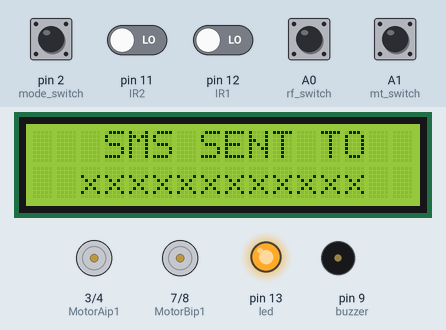
Simulated run of this sketch. Board: Arduino Uno, built with avr-gcc and run on an emulated ATmega328P. Shown: 16×2 character LCD, motor-driver pin pairs drawn as motors (green arrow = first pin HIGH = forward, orange = second pin HIGH = backward, longer = more drive, scaled by the enable pin), output pins drawn as LEDs (lit = HIGH), buzzer (waves = sounding, pin HIGH). Inputs (shaded band) come from the test bench; at power-on: A0 (rf_switch), A1 (mt_switch), pin 2 (mode_switch) HIGH, pin 11 (IR2), pin 12 (IR1) LOW. What the sketch prints to the serial monitor is not drawn.

Above: at 3.9 s.
4.0 s: A0 (rf_switch) pulled LOW for 0.25 s
At 4.18 s:
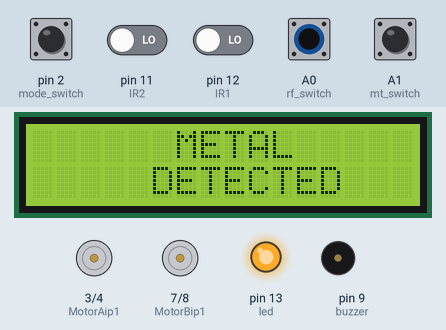
5.7 s: A1 (mt_switch) pulled LOW for 1 s
At 6.72 s:
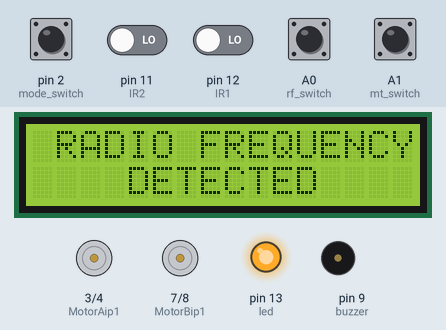
8.3 s: pin 2 (mode_switch) pulled LOW for 1 s
At 9.36 s:
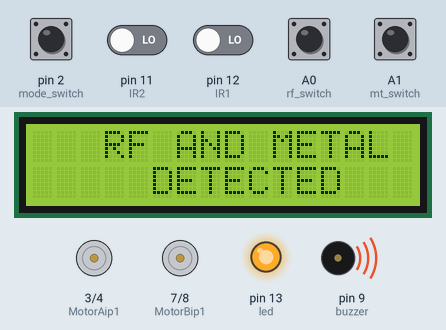
10.8 s: A0 (rf_switch) driven LOW and A1 (mt_switch) driven LOW
At 11.6 s:
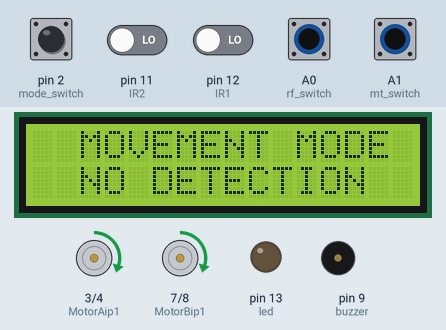
12.3 s: pin 11 (IR2) driven HIGH
At 13.5 s:
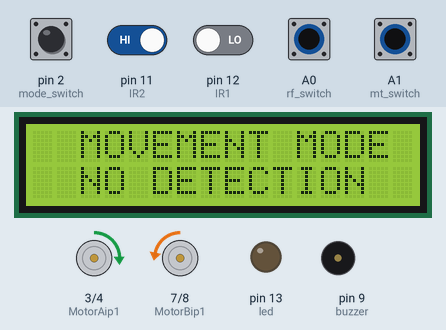
16.9 s: pin 2 (mode_switch) pulled LOW for 0.25 s
At 17.1 s:
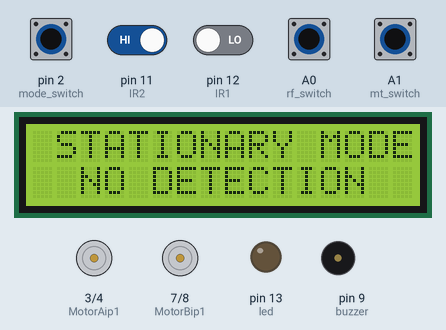
Timing chart, 0 to 19.9 s (numbered marks = the images above; inputs shaded):
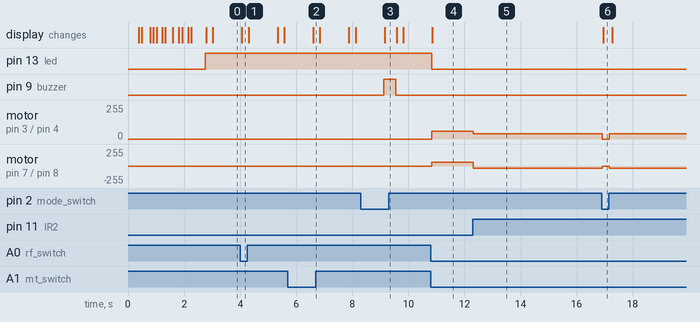

Measured:
- after the input at 4.0 s, the display: changes after 0.07 s (image 1)
- after the input at 5.7 s, the display: changes after 0.91 s (image 2)
- after the input at 8.3 s, pin 9 (buzzer): LOW → HIGH after 0.82 s, → LOW 0.44 s later; the display: changes after 0.85 s (image 3)
- after the input at 10.8 s, pin 13 (led): HIGH → LOW at once; motor on pin 3 (MotorAip1) / pin 4 (MotorAip2), motor on pin 7 (MotorBip1) / pin 8 (MotorBip2): stopped → forward 60/255 at once; the display: changes after 0.06 s (image 4)
- after the input at 12.3 s, motor on pin 3 (MotorAip1) / pin 4 (MotorAip2): forward 60/255 → forward 40/255 at once; motor on pin 7 (MotorBip1) / pin 8 (MotorBip2): forward 60/255 → backward 30/255 at once
- after the input at 16.9 s, motor on pin 3 (MotorAip1) / pin 4 (MotorAip2): forward 40/255 → stopped at once, → forward 40/255 0.25 s later; motor on pin 7 (MotorBip1) / pin 8 (MotorBip2): backward 30/255 → stopped at once, → backward 30/255 0.25 s later; the display: changes after 0.05 s (image 6)

The sketch:

cell_phone_detector_robot_in_examination_hall.ino
```cpp
/*
      To run or simulate this project efficiently, please follow all the instructions
      provided through comments.

      There is a bit deifferent when running the project using real devices or when using a simulator(Proteus).
      When using simulator you are needed to lower the delay because siulations in proteus does not run in real time,
      so in oreder to get the reuslts without waitng for long time, you are adviced to lower the delay time as much as you can.

      When you intend to use real(actual) devices, you need to chane the delay time because the instructions will be
      executed fast(approximately in real time).
      So, set the parameters as instructed bellow:
      -------------------------------------------
      Proteus Simulation   |   Actual Device
      -------------------------------------------
      delay(100)           |   delay(1000)
      delay(200)           |   delay(2000)
      delay(300)           |   delay(3000)
      delay(150)           |   delay(1500)
      delay(500)           |   delay(5000)
      delay(5)             |   delay(50)
      delay(15)            |   delay(150)
      delay(400)            |   delay(4000)
      delay(700)            |   delay(7000)
      delay(10)            |   delay(100)
      lcd(0x20, 16, 2)     |   lcd(0x27, 16, 2);
      -------------------------------------------

                       NOTE: READ EVERY COMMENT FOR BETTER UNDESTANDING AND BETTER RESULTS

                              THANK YOU
*/


#include <LiquidCrystal_I2C.h>
LiquidCrystal_I2C lcd(0x20, 16, 2);   //LiquidCrystal_I2C lcd(0x27, 16, 2); for actual device

// Black Line Follower
int IR1 = 12;      //Left sensor
int IR2 = 11;      //Right Sensor

// motor A
int enA = 5;    //Left motor
int MotorAip1 = 3;
int MotorAip2 = 4;

// motor B
int enB = 6;    //Right motor
int MotorBip1 = 7;
int MotorBip2 = 8;

//Sensor values
int rf_switch = A0;        //RF_Detector
int mt_switch = A1;       //Metal_Detector
int  mode_switch = 2;     //Switch mode
int led = 13;       //Output
int buzzer = 9;

//Sensors and mode states
boolean rf_switch_state = 0;
boolean mt_switch_state = 0;
boolean mode = false;

void setup()
{
  // put your setup code here, to run once:

  Serial.begin(9600);

  //Inputs and Outputs
  pinMode(enA, OUTPUT);
  pinMode(enB, OUTPUT);
  pinMode(IR1, INPUT);
  pinMode(IR2, INPUT);
  pinMode(MotorAip1, OUTPUT);
  pinMode(MotorAip2, OUTPUT);
  pinMode(MotorBip1, OUTPUT);
  pinMode(MotorBip2, OUTPUT);
  pinMode(mode_switch, INPUT_PULLUP);       //Mode switch
  pinMode(led, OUTPUT);             //LED
  digitalWrite(led, LOW);
  pinMode(buzzer, OUTPUT);          // Buzzer

  // Initialize the LCD and turn on light
  lcd.begin();
  lcd.backlight();
  lcd.clear();
  delay(300);

  lcd.print(" PHONE DETECTOR ");
  lcd.setCursor(0, 1);
  delay(100);
  lcd.print("     ROBOT ");
  delay(300);

  lcd.clear();
  delay(100);
  lcd.print("  DESIGNED BY");
  lcd.setCursor(0, 1);
  delay(100);
  lcd.print("    KASHINDI ");
  delay(200);
  lcd.clear();
  delay(100);
  lcd.print(" SYSTEM STARTUP ");
  delay(100);

  lcd.clear();
  lcd.setCursor(0, 0);
  lcd.print(" ..PLEASE WAIT..");

 for (int i = 5; i >= 1 ;  i--){
    lcd.setCursor(0, 1);
    delay(5);
    lcd.print("       ");
    lcd.print(i);
    delay(15 );
 }

  lcd.clear();
  delay(200);
  lcd.print("USE SWITCH TO SE");
  lcd.setCursor(0, 1);
  delay(100);
  lcd.print("   T EITHER");
  delay(200);

  lcd.clear();
  lcd.print("  MOVEMENT OR ");
  lcd.setCursor(0, 1);
  delay(100);
  lcd.print("STATIONARY MODE");

  delay(500);
}

void loop(){

 rf_switch_state = digitalRead(rf_switch);
 mt_switch_state = digitalRead(mt_switch);
 mode = digitalRead(mode_switch);

//Cheking if switch is pressed
 if(mode == false){

  stationary_mode();
 }
 else{
  movement_mode();
 }
}


//PART A: STATIONERY MODE
void stationary_mode(){

      stop_motors();

    if(rf_switch_state == 0 && mt_switch_state == 0){
      digitalWrite(led, LOW);
      digitalWrite(buzzer, LOW);
      lcd.setCursor(0, 0);
      lcd.print(" STATIONARY MODE   ");
      lcd.setCursor(0, 1);
      lcd.print("  NO DETECTION    ");
    }

    else if(rf_switch_state == HIGH && mt_switch_state == LOW){
      digitalWrite(led, HIGH);
      digitalWrite(buzzer, HIGH);
      //lcd.clear();
      lcd.setCursor(0, 0);
      lcd.print(" RADIO FREQUENCY ");
      lcd.setCursor(0, 1);
      lcd.print("    DETECTED     ");
      delay(400);
     // sendSMS();
    }

    else if(rf_switch_state == LOW && mt_switch_state == HIGH){
      digitalWrite(led, HIGH);
      digitalWrite(buzzer, HIGH);
      //lcd.clear();
      lcd.setCursor(0, 0);
      lcd.print("      METAL      ");
      lcd.setCursor(0, 1);
      lcd.print("    DETECTED     ");
      delay(400);
     // sendSMS();
    }

    else if(rf_switch_state == HIGH && mt_switch_state == HIGH){
      digitalWrite(led, HIGH);
      digitalWrite(buzzer, HIGH);
     // lcd.clear();
      lcd.setCursor(0, 0);
      lcd.print("   RF AND METAL    ");
      lcd.setCursor(0, 1);
      lcd.print("     DETECTED     ");
      delay(400);
      //sendSMS();
    }

    else{
      digitalWrite(led, LOW);
      digitalWrite(buzzer, LOW);
      lcd.clear();
      lcd.setCursor(0, 0);
      lcd.print(" STATIONARY MODE   ");
      lcd.setCursor(0, 1);
      lcd.print("  NO DETECTION    ");
      delay(200);
    }
  }


//PART B: MOVEMENT MODE
void movement_mode(){

  //PART ONE: BOTH IR ON BLACK LIGHT
  if (digitalRead(IR1) == HIGH && digitalRead(IR2) == HIGH && rf_switch_state == 0 && mt_switch_state == 0) //IR will not glow on black line
  {
    stop_motors();
    lcd.clear();
    digitalWrite(led, LOW);
    digitalWrite(buzzer, LOW);
    lcd.clear();
    lcd.print("  MOVEMENT MODE    ");
    lcd.setCursor(0, 1);
    lcd.print("  NO DETECTION    ");
  }

  else if (digitalRead(IR1) == HIGH && digitalRead(IR2) == HIGH && rf_switch_state == 1 && mt_switch_state == 1) //IR will not glow on black line
  {
    stop_motors();
    digitalWrite(led, HIGH);
    digitalWrite(buzzer, LOW);
    lcd.setCursor(0, 0);
    lcd.print("   RF AND METAL    ");
    lcd.setCursor(0, 1);
    lcd.setCursor(0, 1);
    lcd.print("    DETECTED     ");
    sendSMS();
    delay(700);
  }

  else if (digitalRead(IR1) == HIGH && digitalRead(IR2) == HIGH && rf_switch_state == 1 && mt_switch_state == 0) //IR will not glow on black line
  {
    stop_motors();
    digitalWrite(led, HIGH);
    digitalWrite(buzzer, LOW);
    lcd.setCursor(0, 0);
    lcd.print(" RADIO FREQUENCY ");
    lcd.setCursor(0, 1);
    lcd.print("    DETECTED     ");
    sendSMS();
    delay(700);
  }

  else if (digitalRead(IR1) == HIGH && digitalRead(IR2) == HIGH && rf_switch_state == 0 && mt_switch_state == 1) //IR will not glow on black line
  {
    stop_motors();
    digitalWrite(led, HIGH);
    digitalWrite(buzzer, LOW);
    lcd.setCursor(0, 0);
    lcd.print("      METAL      ");
    lcd.setCursor(0, 1);
    lcd.print("    DETECTED     ");
    sendSMS();
    delay(700);
  }


//PART TWO: BOTH IR NOT ON BLACK LIGHT
  else if (digitalRead(IR1) == LOW && digitalRead(IR2) == LOW && rf_switch_state == 0 && mt_switch_state == 0) //IR not on black line
  {
    move_forward();
    digitalWrite(led, LOW);
    digitalWrite(buzzer, LOW);
    //lcd.clear();
    lcd.setCursor(0, 0);
    lcd.print("  MOVEMENT MODE   ");
    lcd.setCursor(0, 1);
    lcd.print("  NO DETECTION    ");

  }

  else if (digitalRead(IR1) == LOW && digitalRead(IR2) == LOW && rf_switch_state == 1 && mt_switch_state == 1) //IR not on black line
  {
    stop_motors();
    digitalWrite(led, HIGH);
    digitalWrite(buzzer, LOW);
    lcd.setCursor(0, 0);
    lcd.print("   RF AND METAL    ");
    lcd.setCursor(0, 1);
    lcd.print("    DETECTED     ");
    sendSMS();
    delay(700);
  }

  else if (digitalRead(IR1) == LOW && digitalRead(IR2) == LOW && rf_switch_state == 1 && mt_switch_state == 0) //IR not on black line
  {
    stop_motors();
    digitalWrite(led, HIGH);
    digitalWrite(buzzer, LOW);
    lcd.setCursor(0, 0);
    lcd.print(" RADIO FREQUENCY ");
    lcd.setCursor(0, 1);
    lcd.print("    DETECTED     ");
    sendSMS();
    delay(700);
  }

  else if (digitalRead(IR1) == LOW && digitalRead(IR2) == LOW && rf_switch_state == 0 && mt_switch_state == 1) //IR not on black line
  {
    stop_motors();
    digitalWrite(led, HIGH);
    digitalWrite(buzzer, LOW);
    lcd.setCursor(0, 0);

    lcd.clear();
    lcd.print("      METAL      ");
    lcd.setCursor(0, 1);
    lcd.print("     DETECTED     ");
    sendSMS();
    delay(700);
  }


//PART THREE: LEFT IR SENOSOR ON BLACK LINE
  else if (digitalRead(IR1) == HIGH && digitalRead(IR2) == LOW && rf_switch_state == 0 && mt_switch_state == 0)
  {
    move_left();
    digitalWrite(led, LOW);
    digitalWrite(buzzer, LOW);
    lcd.clear();
    lcd.setCursor(0, 0);
    lcd.clear();
    lcd.setCursor(0, 0);
    lcd.print("  MOVEMENT MODE   ");
    lcd.setCursor(0, 1);
    lcd.print("  NO DETECTION    ");
  }

  else if (digitalRead(IR1) == HIGH && digitalRead(IR2) == LOW && rf_switch_state == 1 && mt_switch_state == 1)
  {
    stop_motors();
    digitalWrite(led, HIGH);
    digitalWrite(buzzer, LOW);
    lcd.clear();
    lcd.setCursor(0, 0);
    lcd.print("   RF AND METAL    ");
    lcd.setCursor(0, 1);
    lcd.print("    DETECTED     ");
    sendSMS();
    delay(700);
  }

  else if (digitalRead(IR1) == HIGH && digitalRead(IR2) == LOW && rf_switch_state == 1 && mt_switch_state == 0)
  {
    stop_motors();
    digitalWrite(led, HIGH);
    digitalWrite(buzzer, LOW);
    lcd.clear();
    lcd.setCursor(0, 0);
    lcd.print(" RADIO FREQUENCY ");
    lcd.setCursor(0, 1);
    lcd.print("    DETECTED     ");
    sendSMS();
    delay(700);
  }

  else if (digitalRead(IR1) == HIGH && digitalRead(IR2) == LOW && rf_switch_state == 0 && mt_switch_state == 1)
  {
    stop_motors();
    digitalWrite(led, HIGH);
    digitalWrite(buzzer, LOW);
    lcd.clear();
    lcd.setCursor(0, 0);
    lcd.print("      METAL      ");
    lcd.setCursor(0, 1);
    lcd.print("     DETECTED     ");
    sendSMS();
    delay(700);
  }

//PART FOUR: RIGHT IR SENSOR ON THE BLACK LINE
  else if (digitalRead(IR1) == LOW && digitalRead(IR2) == HIGH && rf_switch_state == 0 && mt_switch_state == 0)
  {
    move_right();
    digitalWrite(led, LOW);
    digitalWrite(buzzer, LOW);
    lcd.clear();
    lcd.setCursor(0, 0);
    lcd.clear();
    lcd.setCursor(0, 0);
    lcd.print("  MOVEMENT MODE   ");
    lcd.setCursor(0, 1);
    lcd.print("  NO DETECTION    ");
  }

  else if (digitalRead(IR1) == LOW && digitalRead(IR2) == HIGH && rf_switch_state == 1 && mt_switch_state == 1)
  {
   stop_motors();
    digitalWrite(led, HIGH);
    digitalWrite(buzzer, LOW);
    lcd.clear();
    lcd.setCursor(0, 0);
    lcd.print("   RF AND METAL    ");
    lcd.setCursor(0, 1);
    lcd.print("    DETECTED     ");
    sendSMS();
    delay(700);
  }

  else if (digitalRead(IR1) == LOW && digitalRead(IR2) == HIGH && rf_switch_state == 1 && mt_switch_state == 0)
  {
   stop_motors();
    digitalWrite(led, HIGH);
    digitalWrite(buzzer, LOW);
    lcd.clear();
    lcd.setCursor(0, 0);
    lcd.print(" RADIO FREQUENCY ");
    lcd.setCursor(0, 1);
    lcd.print("    DETECTED     ");
    sendSMS();
    delay(700);
  }

  else if (digitalRead(IR1) == LOW && digitalRead(IR2) == HIGH && rf_switch_state == 0 && mt_switch_state == 1)
  {
   stop_motors();
    digitalWrite(led, HIGH);
    digitalWrite(buzzer, LOW);
    lcd.clear();
    lcd.setCursor(0, 0);
    lcd.print("     METAL    ");
    lcd.setCursor(0, 1);
    lcd.print("    DETECTED     ");
    sendSMS();
    delay(700);
  }

  else
  {
   void stop_motors();
    digitalWrite(led, LOW);
    digitalWrite(buzzer, LOW);
    lcd.clear();
    lcd.print("  MOVEMENT MODE    ");
    lcd.setCursor(0, 1);
    lcd.print("   NO DETECTION    ");
    delay(200);
  }
}


void stop_motors(){
  //Stop both motors
  digitalWrite(MotorAip1, LOW);
  digitalWrite(MotorAip2, LOW);
  digitalWrite(MotorBip1, LOW);
  digitalWrite(MotorBip2, LOW);
  analogWrite (enA, 0);
  analogWrite (enB, 0);
}

void move_forward(){
  //Move forward
  digitalWrite(MotorAip1, HIGH);
  digitalWrite(MotorAip2, LOW);
  digitalWrite(MotorBip1, HIGH);
  digitalWrite(MotorBip2, LOW);
  analogWrite (enA, 60);
  analogWrite (enB, 60);
}

void move_left(){
  //Move left
  digitalWrite(MotorAip1, LOW);
  digitalWrite(MotorAip2, HIGH);
  digitalWrite(MotorBip1, HIGH);
  digitalWrite(MotorBip2, LOW);
  analogWrite (enA, 30);
  analogWrite (enB, 40);
  delay(10);
}

void move_right(){
  // Move right
  digitalWrite(MotorAip1, HIGH);    // If I want to turn right then the speed of the right wheel should be less than that of the left wheel, here, let a be the right wheel
  digitalWrite(MotorAip2, LOW);
  digitalWrite(MotorBip1, LOW);
  digitalWrite(MotorBip2, HIGH);
  analogWrite (enA, 40);
  analogWrite (enB, 30);
  delay(10);
}


//SMS SENDING FUNCTION
void sendSMS(){
  Serial.println("AT + CMGF=1\r"); // Set the module in text mode
  delay(100);
  Serial.println("AT+CMGS=\"xxxxxxxxxxxx\"\r");  //Replace xxxxxxxxxxxx with your phone number starting with country code
  delay(100);

  lcd.clear();
  lcd.setCursor(0, 0);
  lcd.print("   SMS SENT TO    ");
  lcd.setCursor(0, 1);
  lcd.print("  xxxxxxxxxxxx   ");

  Serial.println("PHONE DETECTED");
  delay(200);
  Serial.println((char)26); //ASII code for CTL + Z
  delay(100);
}
```
